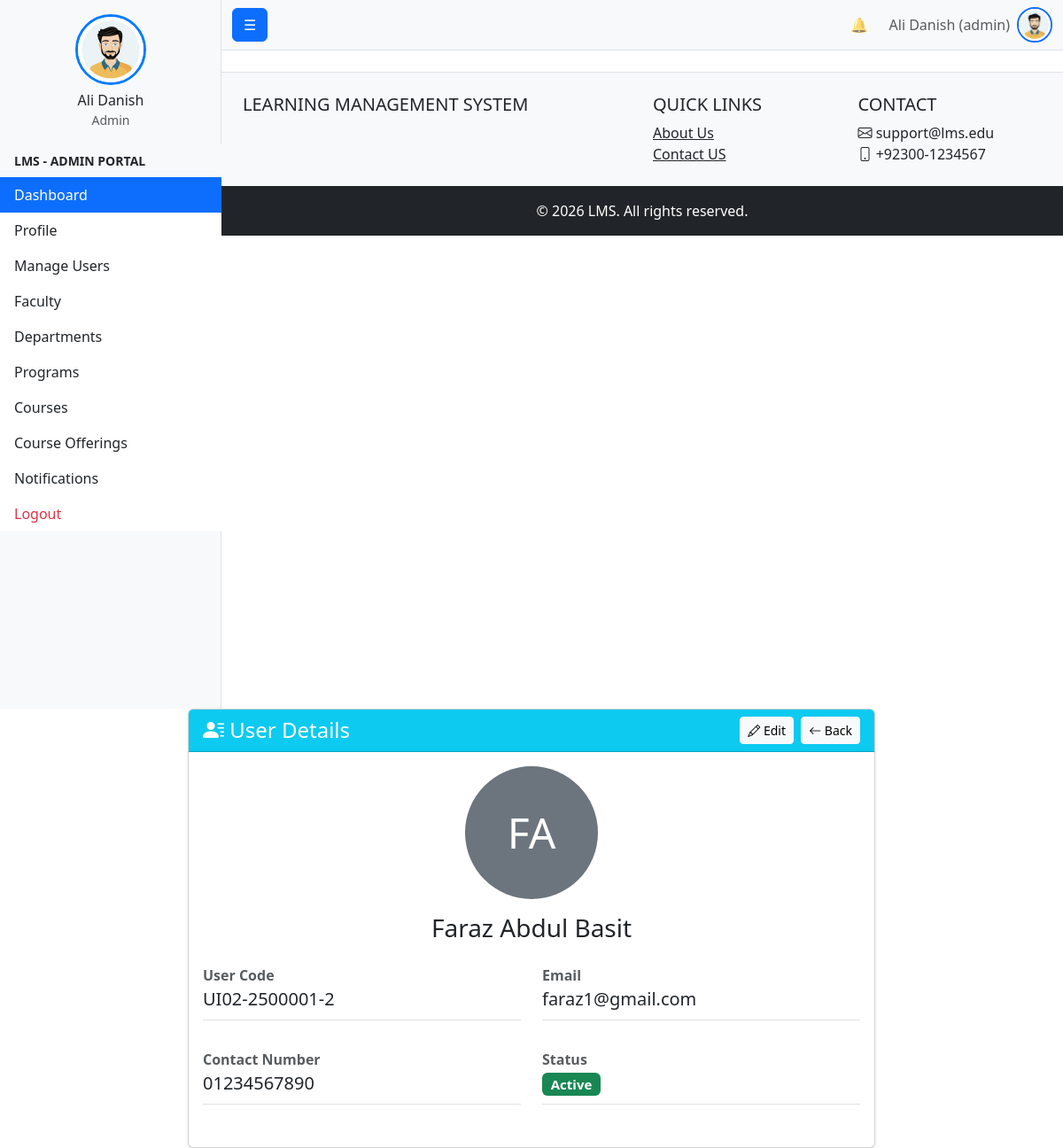
/admin_tools/User/view_user.php?id=18 (signed in), run on the app's committed database.
### tables this page shows
CREATE TABLE `users` (
  `id` int(11) NOT NULL,
  `first_name` varchar(100) NOT NULL,
  `last_name` varchar(100) NOT NULL,
  `full_name` varchar(201) GENERATED ALWAYS AS (concat(`first_name`,' ',`last_name`)) STORED,
  `email` varchar(255) DEFAULT NULL,
  `contact_number` varchar(20) DEFAULT NULL,
  `profile_image` varchar(255) DEFAULT NULL COMMENT 'Stores profile image filename (stored in /public/uploads/profiles/)',
  `campus_id` int(11) DEFAULT NULL,
  `gender` enum('male','female','other') DEFAULT NULL,
  `cnic` varchar(15) DEFAULT NULL,
  `date_of_birth` date DEFAULT NULL,
  `address` text DEFAULT NULL,
  `password_hash` varchar(255) NOT NULL,
  `user_code` varchar(255) NOT NULL,
  `status` enum('active','inactive','suspended') NOT NULL DEFAULT 'active',
  `is_deleted` tinyint(1) NOT NULL DEFAULT 0,
  `created_at` timestamp NOT NULL DEFAULT current_timestamp(),
  `updated_at` timestamp NOT NULL DEFAULT current_timestamp() ON UPDATE current_timestamp(),
  `last_login_at` datetime DEFAULT NULL
);

CREATE TABLE `roles` (
  `role_id` int(11) NOT NULL,
  `role_name` enum('student','faculty','admin','student_affairs','examination','admission','accounts') NOT NULL
);

### config.php (called while the page is built, shortened)
<?php
function url(string $path = ''): string {
    return rtrim(BASE_URL, '/') . '/' . ltrim($path, '/');
}

### admin_tools/User/view_user.php (the view, shortened to what this page needs)
<?php
require_once $_SERVER['DOCUMENT_ROOT'] . '/project1/bootstrap.php';
$user_id = intval($_GET['id']);
$sql = "
    SELECT
        u.*,
        GROUP_CONCAT(r.role_name SEPARATOR ', ') as roles
    FROM users u
    LEFT JOIN user_roles ur ON u.id = ur.user_id
    LEFT JOIN roles r ON ur.role_id = r.role_id
    WHERE u.id = ? AND u.is_deleted = FALSE
    GROUP BY u.id
";
$stmt = $conn->prepare($sql);
$stmt->bind_param("i", $user_id);
$stmt->execute();
$result = $stmt->get_result();
$user = $result->fetch_assoc();
require_once include_file('templates/layout/master_base.php');
?>
<div class="container-fluid">
    <div class="row">
        <div class="col-lg-8 mx-auto">
            <div class="card shadow-sm">
                <div class="card-header bg-info text-white d-flex justify-content-between align-items-center">
                    <h4 class="mb-0"><i class="bi bi-person-lines-fill"></i> User Details</h4>
                    <div>
                        <a href="edit_user.php?id=<?= $user['id'] ?>" class="btn btn-light btn-sm me-1">
                            <i class="bi bi-pencil"></i> Edit
                        </a>
                        <a href="user_list.php" class="btn btn-light btn-sm">
                            <i class="bi bi-arrow-left"></i> Back
                        </a>
                    </div>
                </div>
                <div class="card-body">
                    <div class="text-center mb-4">
                        <?php if (file_exists("../../public/uploads/profile_" . $user['id'] . ".jpg")): ?>
                            <img src="../../public/uploads/profile_<?= $user['id'] ?>.jpg" class="rounded-circle img-thumbnail" style="width: 150px; height: 150px; object-fit: cover;">
                        <?php else: ?>
                            <div class="rounded-circle bg-secondary text-white d-inline-flex align-items-center justify-content-center" style="width: 150px; height: 150px; font-size: 3rem;">
                                <?= strtoupper(substr($user['first_name'], 0, 1) . substr($user['last_name'], 0, 1)) ?>
                            </div>
                        <?php endif; ?>
                        <h3 class="mt-3"><?= htmlspecialchars($user['full_name']) ?></h3>
                    </div>
                    <div class="row">
                        <div class="col-md-6 mb-3">
                            <label class="fw-bold text-muted">User Code</label>
                            <p class="fs-5 border-bottom pb-2"><?= htmlspecialchars($user['user_code']) ?></p>
                        </div>
                        <div class="col-md-6 mb-3">
                            <label class="fw-bold text-muted">Email</label>
                            <p class="fs-5 border-bottom pb-2"><?= htmlspecialchars($user['email']) ?></p>
                        </div>
                        <div class="col-md-6 mb-3">
                            <label class="fw-bold text-muted">Contact Number</label>
                            <p class="fs-5 border-bottom pb-2"><?= htmlspecialchars($user['contact_number'] ?: 'N/A') ?></p>
                        </div>
                        <div class="col-md-6 mb-3">
                            <label class="fw-bold text-muted">Status</label>
                            <p class="fs-5 border-bottom pb-2">
                                <span class="badge bg-<?= $user['status'] == 'active' ? 'success' : 'danger' ?>">
                                    <?= ucfirst($user['status']) ?>
                                </span>
                            </p>
                        </div>
                    </div>
                </div>
            </div>
        </div>
    </div>
</div>

### templates/layout/navbar.php (shortened to what this page needs)
<?php
require_once $_SERVER['DOCUMENT_ROOT'].'/project1/bootstrap.php';
$name = 'Guest';
$role = 'guest';
$profile_image_url = url('public/male_avatar.jpeg');
if (isset($_SESSION['user_id'])) {
    $user_id = $_SESSION['user_id'];
    $stmt = $conn->prepare("
        SELECT u.full_name, r.role_name
        FROM users u
        LEFT JOIN user_roles ur ON u.id = ur.user_id
        LEFT JOIN roles r ON ur.role_id = r.role_id
        WHERE u.id = ?
        LIMIT 1
    ");
    $stmt->bind_param('i', $user_id);
    $stmt->execute();
    $result = $stmt->get_result();
    if ($row = $result->fetch_assoc()) {
        $name = $row['full_name'];
        $role = $row['role_name'] ?? 'guest';
    }
} else {
    $unread_count = 0;
    $notifications = [];
}
?>
<nav class="navbar navbar-expand-lg navbar-light bg-light border-bottom">
    <div class="container-fluid">
        <button class="btn btn-primary " id="sidebarToggle">☰</button>
        <div class="collapse navbar-collapse" id="navbarNav">
            <ul class="navbar-nav ms-auto align-items-center">
                <li class="nav-item dropdown me-3">
                    <a class="nav-link position-relative" href="#" id="notificationDropdown" role="button"
                       data-bs-toggle="dropdown" aria-expanded="false" title="Notifications">
                        🔔
                    </a>
                </li>
                <li class="nav-item me-2">
                    <span class="text-muted"><?= htmlspecialchars($name) ?> (<?= htmlspecialchars($role) ?>)</span>
                </li>
                <li class="nav-item dropdown">
                    <a class="nav-link p-0" href="#" id="userDropdown" role="button" data-bs-toggle="dropdown" aria-expanded="false" title="Profile Menu">
                        <img src="<?= $profile_image_url ?>" alt="Profile" class="rounded-circle border border-2 border-primary" style="width: 40px; height: 40px; object-fit: cover; cursor: pointer;">
                    </a>
                </li>
            </ul>
        </div>
    </div>
</nav>

### data on the page
users: full_name "Ali Danish", roles.role_name "admin"
users: first_name+last_name "FA", full_name "Faraz Abdul Basit", user_code "UI02-2500001-2", email "faraz1@gmail.com", contact_number "01234567890", status "Active"

### other printed values
$name "Ali Danish"
$role "Admin"
$role "ADMIN"
$label "Dashboard"
$label "Profile"
$label "Manage Users"
$label "Faculty"
$label "Departments"
$label "Programs"
$label "Courses"
$label "Course Offerings"
$label "Notifications"
